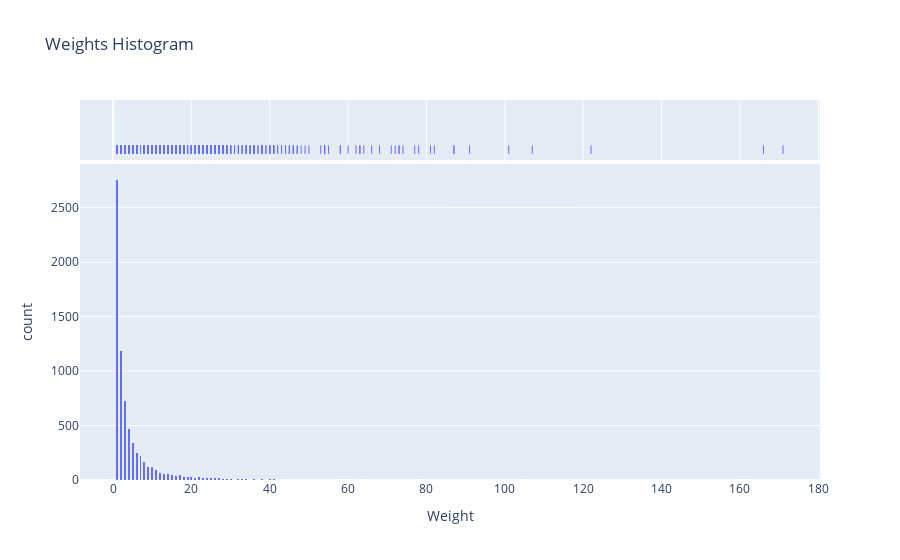

Notebook source saved alongside this figure:
### Code cell
fig = px.histogram(weighted_2mode, x="Weight", marginal="rug",nbins=600, hover_data=weighted_2mode.columns,
                  title="Weights Histogram")
fig.show()

### Figure 1 — Plotly figure (JSON) as saved in the notebook; plotly's stock layout.template omitted (floating-point values rounded to 4 significant figures; data arrays with more than 128 entries replaced by an {"elided": "..."} marker saying what was removed)
{"data": [{"alignmentgroup": "True", "bingroup": "x", "hovertemplate": "Weight=%{x}<br>count=%{y}<extra></extra>", "legendgroup": "", "marker": {"color": "#636efa", "pattern": {"shape": ""}}, "name": "", "nbinsx": 600, "offsetgroup": "", "orientation": "v", "showlegend": false, "type": "histogram", "x": {"elided": "7089 int values"}, "xaxis": "x", "yaxis": "y"}, {"alignmentgroup": "True", "boxpoints": "all", "customdata": {"elided": "7089x2 str values"}, "fillcolor": "rgba(255,255,255,0)", "hoveron": "points", "hovertemplate": "Weight=%{x}<br>User=%{customdata[0]}<br>Topic=%{customdata[1]}<extra></extra>", "jitter": 0, "legendgroup": "", "line": {"color": "rgba(255,255,255,0)"}, "marker": {"color": "#636efa", "symbol": "line-ns-open"}, "name": "", "offsetgroup": "", "showlegend": false, "type": "box", "x": {"elided": "7089 int values"}, "xaxis": "x2", "yaxis": "y2"}], "layout": {"autosize": true, "barmode": "relative", "legend": {"tracegroupgap": 0}, "title": {"text": "Weights Histogram"}, "xaxis": {"anchor": "y", "autorange": true, "domain": [0, 1], "range": [-8.444, 180.4], "title": {"text": "Weight"}, "type": "linear"}, "xaxis2": {"anchor": "y2", "autorange": true, "domain": [0, 1], "matches": "x", "range": [-8.444, 180.4], "showgrid": true, "showticklabels": false, "type": "linear"}, "yaxis": {"anchor": "x", "autorange": true, "domain": [0, 0.8316], "range": [0, 2901.0], "title": {"text": "count"}}, "yaxis2": {"anchor": "x2", "autorange": true, "domain": [0.8416, 1], "matches": "y2", "range": [-0.6176, 0.5], "showgrid": false, "showline": false, "showticklabels": false, "ticks": "", "type": "category"}}}
